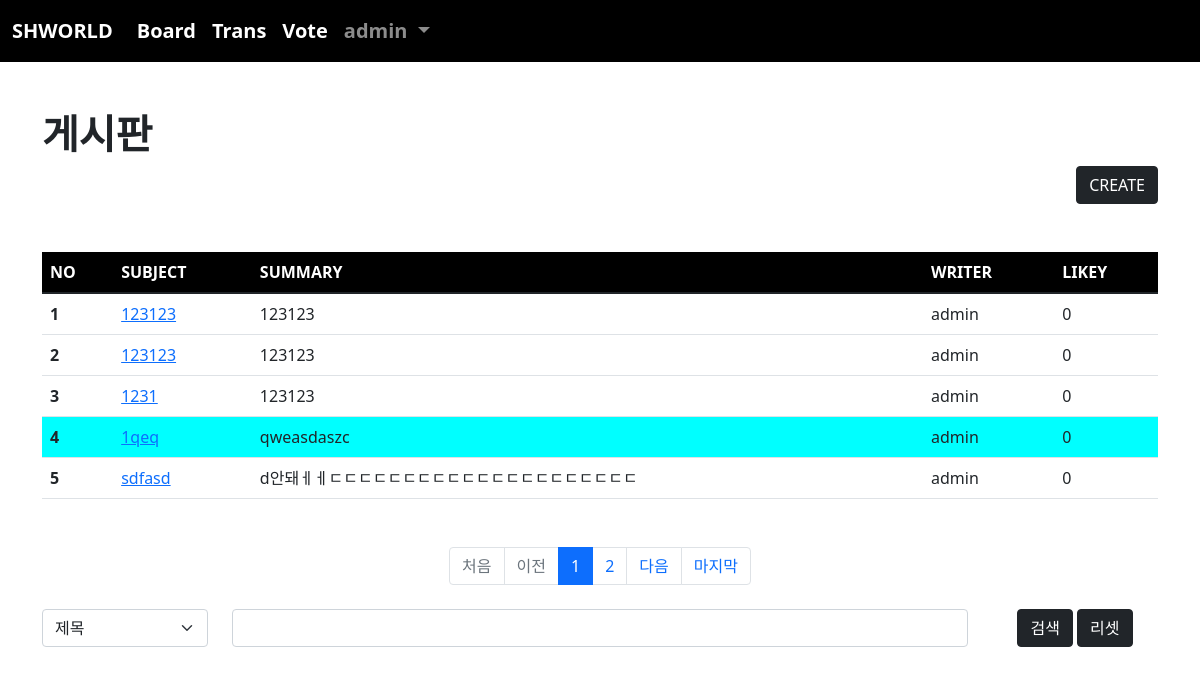
Page /board/index/ (signed in) on the committed database.
### acc/models.py (models this page shows, shortened)
class User(AbstractUser):
    pic = models.ImageField(upload_to="user/%y/%m")
    age = models.IntegerField(default=1)
    comment = models.TextField()

### board/models.py (models this page shows, shortened)
class Board(models.Model):
    subject = models.CharField(max_length=100)
    writer = models.ForeignKey(User, on_delete=models.CASCADE,related_name="writer")
    content = models.TextField()
    pubdate = models.DateTimeField(default=timezone.now())
    likey = models.ManyToManyField(User, blank=True,related_name="likey") #x투표기능 유저와 n:n 관계
    def summary(self):
        if len(self.content) > 100:
            return f"{self.content[:100]}"
        return self.content
    def hot(self):
        if self.likey.count() >= 2:
            return True
        return False

### board/views.py (the view)
# urls.py: path("index/", views.index,name="index"),
def index(req):
    pg = req.GET.get("page",1)
    cate = req.GET.get("cate","")
    kw = req.GET.get("kw","")
    if kw :
        if cate == "sub":
            b = Board.objects.filter(subject__startswith=kw)
        elif cate == "wri":
            try:
                from acc.models import User
                u = User.objects.get(username=kw)
                b = Board.objects.filter(writer=u)
            except:
                b = Board.objects.none()
        elif cate == "con":
            b = Board.objects.filter(content__contains=kw)
        else:
            b = Board.objects.all()
    else:
         b= Board.objects.all()
    b= b.order_by('-pubdate')
    pag = Paginator(b,5)
    obj = pag.get_page(pg)
    content = {
        "bset" : obj,
        "kw":kw,
        "cate":cate
    }
    return render(req,"board/index.html",content)

### templates/board/index.html (shortened to what this page needs)
{% extends 'base.html' %}
{% block con %}
    {% load mathfilters %}
    <div class="container mt-5 mb-5">
        <h1><b>게시판</b></h1>
        <div class="text-end">
            <a href="{% url 'board:create' %}" class="btn btn-dark">CREATE</a>
        </div>
        <table class="table table-hover mt-5">
            <thead style="background-color: black; color:white">
                <tr>
                    <th scope="col">NO</th>
                    <th scope="col">SUBJECT</th>
                    <th scope="col">SUMMARY</th>
                    <th scope="col">WRITER</th>
                    <th scope="col">LIKEY</th>
                </tr>
            </thead>
            <tbody>
                {% if bset %}
                    {% for i in bset %}
                        <tr {%if i.hot %} style="background-color: aqua;"{% endif%}>
                            <th scope="row">{{ bset.start_index|add:forloop.counter0 }}</th>
                            <td><a href="{% url 'board:detail' i.id %}">{{ i.subject }}</a></td>
                            <td>{{ i.summary }}</td>
                            <td>{{ i.writer }}</td>
                            <td>0</td>
                        </tr>
                    {% endfor %}
                {% endif %}
            </tbody>
        </table>
        <nav aria-label="Page navigation example" class="mt-5">
            <ul class="pagination justify-content-center">
                {% if bset.has_previous %}
                    <li class="page-item">
                        <a class="page-link" href="{% url 'board:index' %}?page=1&kw={{kw}}&cate={{cate}}">처음</a>
                    </li>
                    <li class="page-item">
                        <a class="page-link" href="{% url 'board:index' %}?page={{ bset.previous_page_number }}&kw={{kw}}&cate={{cate}}">이전</a>
                    </li>
                {% else %}
                    <li class="page-item disabled">
                        <a class="page-link">처음</a>
                    </li>
                    <li class="page-item disabled">
                        <a class="page-link">이전</a>
                    </li>
                {% endif %}
                {% for i in bset.paginator.page_range %}
                    {% if i >= bset.number|sub:5 and bset.number|add:4 >= i %}
                        <li class="page-item {% if bset.number == i %} active {% endif %}"><a class="page-link" href="{% url 'board:index' %}?page={{i}}&kw={{kw}}&cate={{cate}}">{{ i }}</a></li>
                    {% endif %}
                {% endfor %}
                {% if bset.has_next %}
                    <li class="page-item">
                        <a class="page-link" href="{% url 'board:index' %}?page={{ bset.next_page_number }}&kw={{kw}}&cate={{cate}}">다음</a>
                    </li>
                    <li class="page-item">
                        <a class="page-link" href="{% url 'board:index' %}?page={{ bset.paginator.num_pages }}&kw={{kw}}&cate={{cate}}">마지막</a>
                    </li>
                {% endif %}
            </ul>
        </nav>
        <form>
            <div class="row mt-4">
                <div class="col-lg-2">
                    <select name="cate" class="form-select mb-3" aria-label=".form-select-lg example">
                        <option value="sub" {% if cate == 'sub' %} selected {% endif %}>제목</option>
                    </select>
                </div>
                <div class="col-lg-8">
                    <input type="text" name="kw" value="{{kw}}" class="form-control">
                </div>
                <div class="col-lg-2 text-center">
                    <button class="btn btn-dark">검색</button>
                    <a href="{% url 'board:index' %}" class="btn btn-dark">리셋</a>
                </div>
            </div>
        </form>
    </div>
{% endblock %}

### templates/base.html (shortened to what this page needs)
<!doctype html>
<html lang="en">
  <head>
    <link href="https://cdn.jsdelivr.net/npm/bootstrap@5.1.3/dist/css/bootstrap.min.css" rel="stylesheet">
  </head>
  <body>
      {% if user.is_authenticated %}
        <nav class="navbar navbar-expand-lg navbar-dark" style="background-color: rgb(0, 0, 0); font-size: 20px; font-weight: bold;">
            <div class="container-fluid">
                <a class="navbar-brand" href="#">SHWORLD</a>
                <div class="collapse navbar-collapse" id="navbarSupportedContent">
                    <ul class="navbar-nav me-auto mb-2 mb-lg-0">
                        <li class="nav-item">
                            <a class="nav-link active" aria-current="page" href="{% url 'board:index' %}">Board</a>
                        </li>
                        <li class="nav-item">
                            <a class="nav-link active" aria-current="page" href="{% url 'trans:index' %}">Trans</a>
                        </li>
                        <li class="nav-item">
                            <a class="nav-link active" aria-current="page" href="{% url 'vote:index' %}">Vote</a>
                        </li>
                        <li class="nav-item dropdown">
                            <a class="nav-link dropdown-toggle" href="#" id="navbarDropdown" role="button" data-bs-toggle="dropdown" aria-expanded="false">
                                {{user}}
                            </a>
                        </li>
                    </ul>
                </div>
            </div>
        </nav>
      {% endif %}
      {% if user.is_authenticated %}
            {% block con%}{% endblock %}
      {% endif%}
  </body>
</html>

### rows in the picture
User: username "admin"
Board: start_index|add "1", subject "123123", summary "123123", writer "admin"
Board: start_index|add "2", subject "123123", summary "123123", writer "admin"
Board: start_index|add "3", subject "1231", summary "123123", writer "admin"
Board: start_index|add "4", subject "1qeq", summary "qweasdaszc", writer "admin"
Board: start_index|add "5", subject "sdfasd", summary "d안돼ㅔㅔㄷㄷㄷㄷㄷㄷㄷㄷㄷㄷㄷㄷㄷㄷㄷㄷㄷㄷㄷㄷㄷ", writer "admin"

### other values in the picture
{{ i }} "1" "2"
